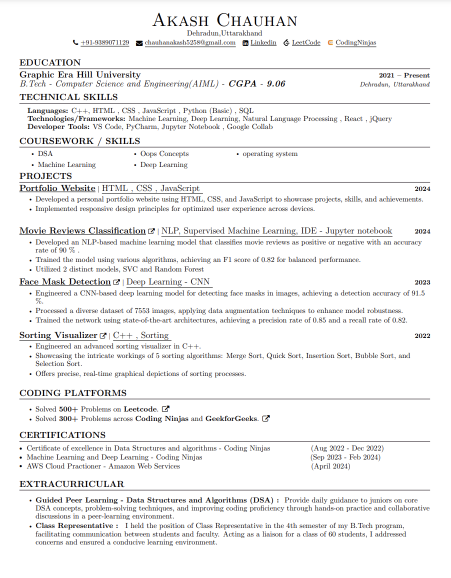
#> input picture resumeparser/sample_resume/resume_picture.png, 901 x 1155 px (shown at 1/2 size)
$ python -i image_reader.py   (imports and definitions only)
#> lines starting #> are read from the running program, lines starting #| are printed output that depends on the picture; after the words box and inside, x2 and y2 are one past the last pixel; in counts of white or black regions, pixels touching at a corner belong together
from PIL import Image
import pytesseract
import cv2
import numpy as np
import os
import re
import logging
from datetime import datetime

# Set up logging
log_dir = os.path.join('output', 'logs')
# [1 line not run here, left out]
log_file = os.path.join(log_dir, f'ocr_{datetime.now().strftime("%Y%m%d_%H%M%S")}.log')
# [5 lines not run here, left out]

# [32 lines left out: function setup_tesseract, not called in this run]

def preprocess_image(image):
    """Apply optimal preprocessing for resume images"""
    # Convert to numpy array if PIL Image
    if isinstance(image, Image.Image):
        image_np = np.array(image)
        image_cv = cv2.cvtColor(image_np, cv2.COLOR_RGB2BGR)
    else:
        image_cv = image

    # Convert to grayscale
    gray = cv2.cvtColor(image_cv, cv2.COLOR_BGR2GRAY) if len(image_cv.shape) == 3 else image_cv

    # Resize for optimal OCR
    height, width = gray.shape
#> height = 1155; width = 901
    if width < 1000 or height < 1000:
        scale = max(1000 / width, 1000 / height)
#> scale = 1.11
        new_width, new_height = int(width * scale), int(height * scale)
#> new_width = 999; new_height = 1281
        gray = cv2.resize(gray, (new_width, new_height), interpolation=cv2.INTER_CUBIC)
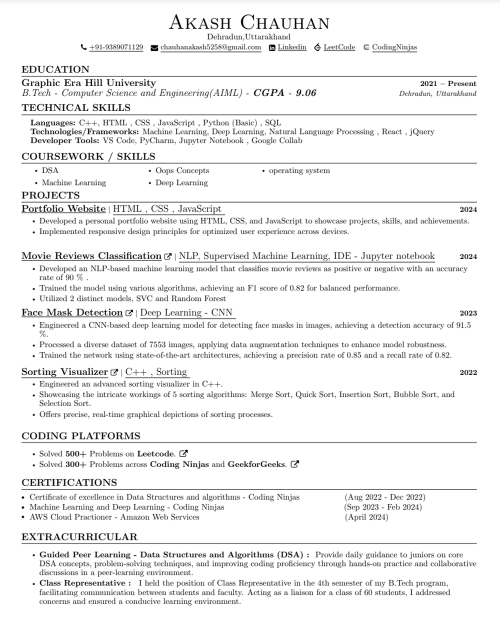
#> gray: shape (1281, 999) (shown at 1/2 size); min 0, max 255, mean 241
    elif width > 3000 or height > 3000:
        scale = min(3000 / width, 3000 / height)
        new_width, new_height = int(width * scale), int(height * scale)
        gray = cv2.resize(gray, (new_width, new_height), interpolation=cv2.INTER_AREA)

    # Apply adaptive thresholding
    blurred = cv2.GaussianBlur(gray, (5, 5), 0)
    thresh = cv2.adaptiveThreshold(
        blurred, 255, cv2.ADAPTIVE_THRESH_GAUSSIAN_C,
        cv2.THRESH_BINARY, 11, 2
    )
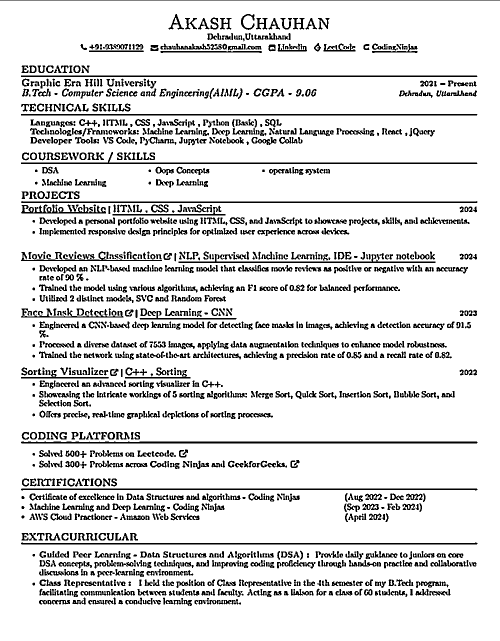
#> thresh: shape (1281, 999) (shown at 1/2 size); 87.6% white; 1518 black regions (99 under 20 px), largest, box (x1, y1, x2, y2) and area: (42, 883, 955, 887) 3477, (42, 304, 955, 328) 2807, (42, 977, 955, 981) 2743

    return thresh

# [90 lines left out: functions clean_ocr_text, extract_text_from_image, not called in this run]

>>> import cv2
>>> picture = cv2.cvtColor(cv2.imread('../sample_resume/resume_picture.png'), cv2.COLOR_BGR2RGB)
>>> result = preprocess_image(picture)
